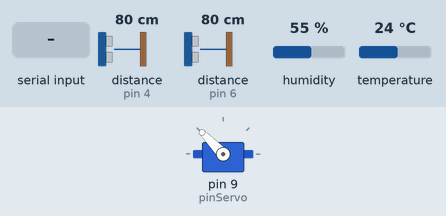
Simulated run of this sketch. Board: Arduino Uno, built with avr-gcc and run on an emulated ATmega328P. Shown: servo. Wiring (inferred from the names in the program): 2 × ultrasonic range finder: trigger pin 3, echo pin 4 / trigger pin 5, echo pin 6. Inputs (shaded band) come from the test bench; at power-on: distance to the obstacle (sensors on pin 4, pin 6) 80 cm, humidity 55 %, temperature 24 °C. The echo pulse lasts 58.3 µs per cm.

Above: at 2.8 s.
2.9 s: distance to the obstacle (sensor on pin 4) set to 2 cm
At 3.23 s:
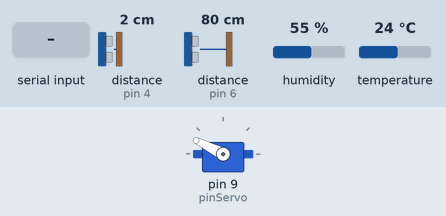
6.4 s: "90,45\n" received over the second serial link
At 8.0 s:
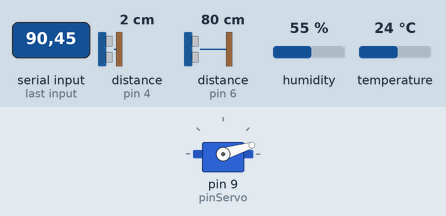
12.7 s: distance to the obstacle (sensor on pin 6) set to 120 cm
At 13.91 s:
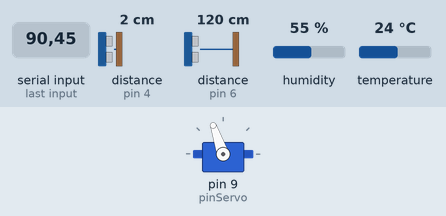
16.2 s: distance to the obstacle (sensor on pin 6) set to 183 cm
Timing chart, 0 to 20.7 s (numbered marks = the images above; inputs shaded):
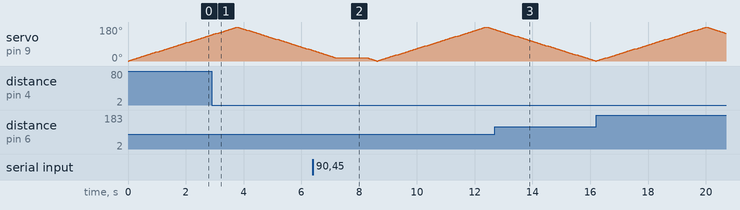

The sketch:

codigo_transmissor.ino
```cpp
#include <Servo.h>
#include <DHT.h>
#include <SoftwareSerial.h>

Servo miServo;  // Crear objeto Servo
SoftwareSerial mySerial(10, 11); // RX, TX (azul, naranja)

// Pines
const int pinServo = 9; // Pin al que está conectado el servo
#define DHTPIN 2
int trig1 = 3;
int echo1 = 4;
int trig2 = 5;
int echo2 = 6;

//                                   VARIABLES
// Intervalos de tiempo
long intervaloAmb = 1000;
long tiempoAmb = 0;
long intervaloDis = 1000;
long tiempoDis = 0;
long intervaloLeer = 1000;
long tiempoLeer = 0;

// Variables servo
int angulo = 0;           // Variable para almacenar el ángulo actual del servo
int direccion = 1;        // Controla la dirección del movimiento: 1 para adelante, -1 para atrás
const int anguloMax = 180; // Ángulo máximo
const int anguloMin = 0;   // Ángulo mínimo
const int delayMovimiento = 20;  // Tiempo de espera entre cada paso (ms)
int estadoAuto = 1;
char comando;
int paso = 5;
float d1, d2;

// Variables ambiente
#define DHTTYPE DHT22
DHT dht(DHTPIN, DHTTYPE);
float t, h;
float temperaturas[10];
float humedades[10];
int i = 0;
float sumaTemperaturas = 0;
float sumaHumedades = 0;
int estadoMedia = 0;
float mediaTemperatura = 0;
float mediaHumedad = 0;

//                                  SETUP
void setup(){
  Serial.begin(9600);
  mySerial.begin(9600);
  miServo.attach(pinServo); // Conectar el servo al pin
  dht.begin();

  pinMode(trig1, OUTPUT);
  pinMode(echo1, INPUT);
  pinMode(trig2, OUTPUT);
  pinMode(echo2, INPUT);
}

//                                  LOOP
void loop(){
  moverServo();  // Llamada a la función para mover el servo continuamente
  if (millis() - tiempoAmb >= intervaloAmb){
    leerAmbiente();
    calcularMedia();
    transmitirAmb(t,h);
    tiempoAmb = millis();
  }
  if (millis() - tiempoDis >= intervaloDis){
    leerDistancia();
    transmitirDis();
    tiempoDis = millis();
  }
  if (millis() - tiempoLeer >= intervaloLeer){
    leerDatos();
    tiempoLeer = millis();
  }
}

//                                  FUNCIONES
void moverServo(){
  if (estadoAuto){
    miServo.write(angulo); // Mover el servo al ángulo actual
    delay(delayMovimiento); // Esperar un poco para que el servo tenga tiempo de moverse
    angulo += direccion;     // Cambiar el ángulo

    // Cambiar de dirección
    if (angulo >= anguloMax || angulo <= anguloMin) {
      direccion = -direccion;  // Invertir la dirección del movimiento
    }
  }
  else{
    if (comando == 'd' && angulo < anguloMax) {  // Comando para mover a la derecha
      angulo += paso;
      miServo.write(angulo);
    }
    if (comando == 'i' && angulo > anguloMin) {  // Comando para mover a la izquierda
      angulo -= paso;
      miServo.write(angulo);
    }
  }

}
void leerAmbiente(){
  h = dht.readHumidity();
  t = dht.readTemperature();
}
void leerDistancia(){
  // Sensor 1
  digitalWrite(trig1, LOW);  // Asegurar que el pin está en LOW al principio
  delayMicroseconds(2);        // Esperar 2 microsegundos
  digitalWrite(trig1, HIGH); // Enviar pulso HIGH de 10 microsegundos
  delayMicroseconds(10);
  digitalWrite(trig1, LOW);  // Volver a LOW
  long duracion1 = pulseIn(echo1, HIGH);
  float d1 = duracion1 * 0.0343 / 2;

  // Sensor 2
  digitalWrite(trig2, LOW);  // Asegurar que el pin está en LOW al principio
  delayMicroseconds(2);        // Esperar 2 microsegundos
  digitalWrite(trig2, HIGH); // Enviar pulso HIGH de 10 microsegundos
  delayMicroseconds(10);
  digitalWrite(trig2, LOW);  // Volver a LOW
  long duracion2 = pulseIn(echo2, HIGH);
  float d2 = duracion2 * 0.0343 / 2;
}
void calcularMedia(){
  // Temperatura
  sumaTemperaturas -= temperaturas[i];
  temperaturas[i] = t;
  sumaTemperaturas += t;
  i = (i + 1) % 10;
  float mediaTemperatura = sumaTemperaturas / 10;

  // Humedad
  sumaHumedades -= humedades[i];
  humedades[i] = h;
  sumaHumedades += h;
  i = (i + 1) % 10;
  float mediaHumedad = sumaHumedades / 10;
}
void transmitirAmb(float t, float h){
  mySerial.print("Amb ");
  mySerial.print(t);
  mySerial.print(" ");
  mySerial.println(h);
  if (estadoMedia){
    mySerial.print(mediaTemperatura);
    mySerial.print(" ");
    mySerial.println(mediaHumedad);
  }
}
void transmitirDis(){
  mySerial.print("Dis ");
  mySerial.print(d1);
  mySerial.print(" ");
  mySerial.print(d2);
  mySerial.print(" ");
  mySerial.println(angulo);
}
void leerDatos(){
  if (mySerial.available()) {
    String data = mySerial.readString();
    int estadoAuto = data[0] - '0';
    int estadoMedia = data[1] - '0';
    char comando = data[2];
  }
}
```
